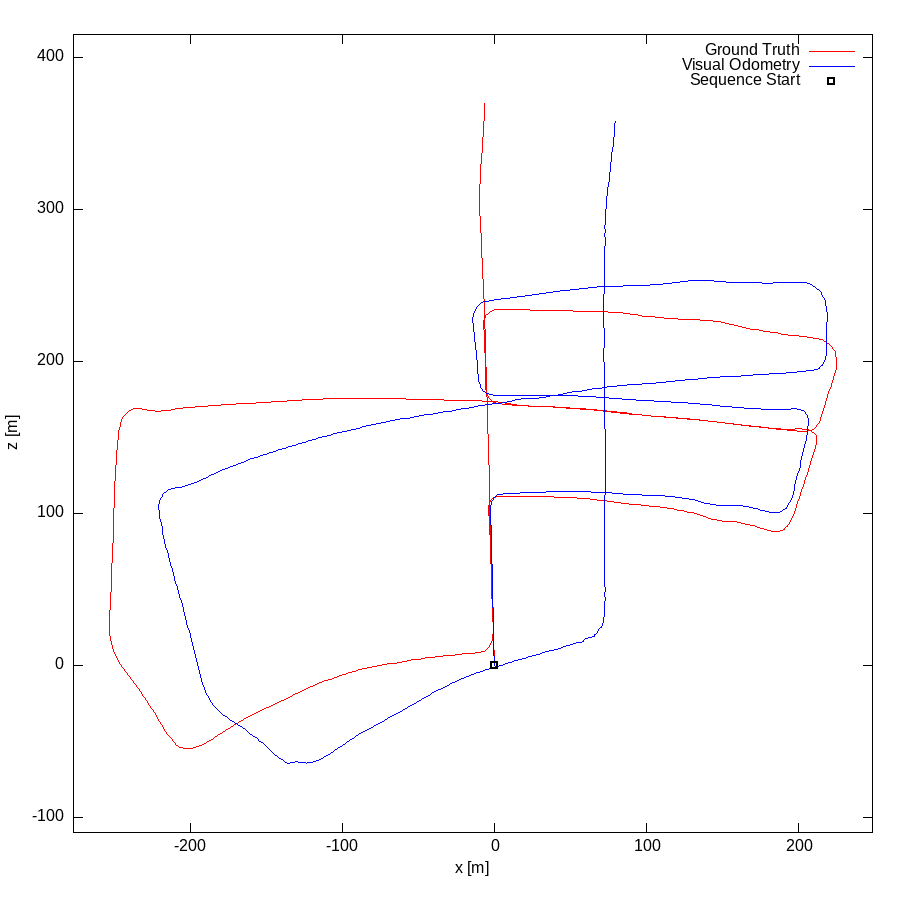

The script that drew this image:
set term postscript eps enhanced color
set output "05.eps"
set size ratio -1
set xrange [-277:249]
set yrange [-110:415]
set xlabel "x [m]"
set ylabel "z [m]"
plot "05.txt" using 1:2 lc rgb "#FF0000" title 'Ground Truth' w lines,"05.txt" using 3:4 lc rgb "#0000FF" title 'Visual Odometry' w lines,"< head -1 05.txt" using 1:2 lc rgb "#000000" pt 4 ps 1 lw 2 title 'Sequence Start' w points
